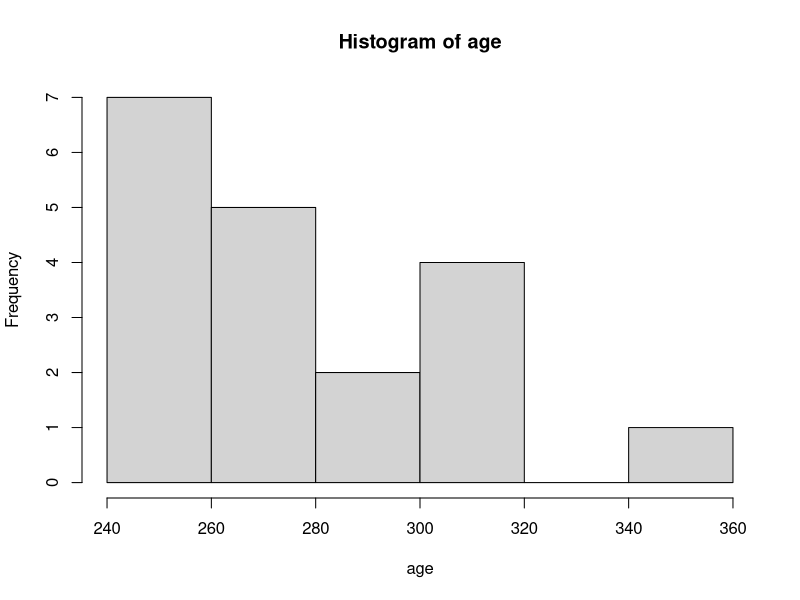
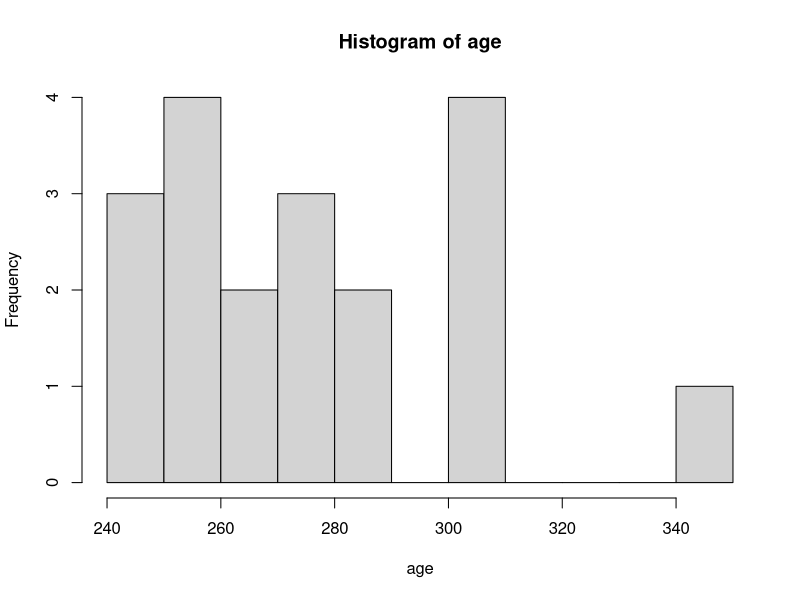
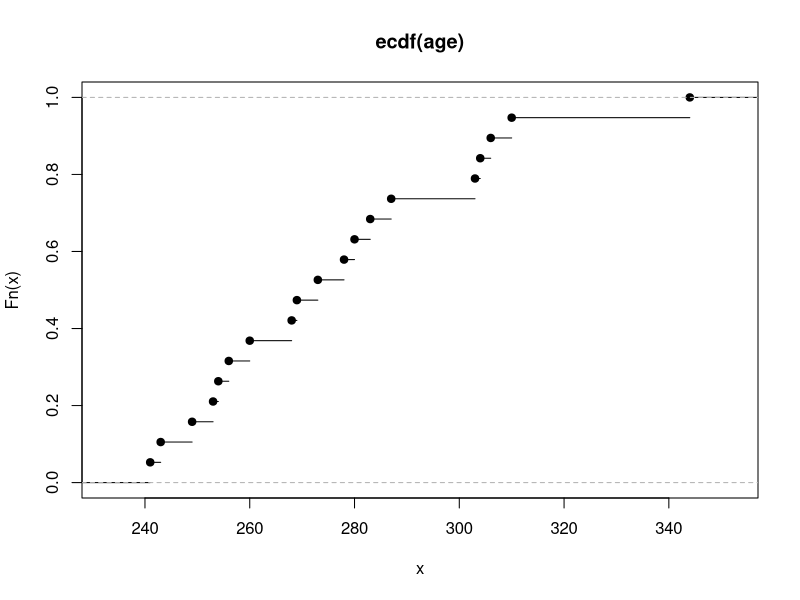
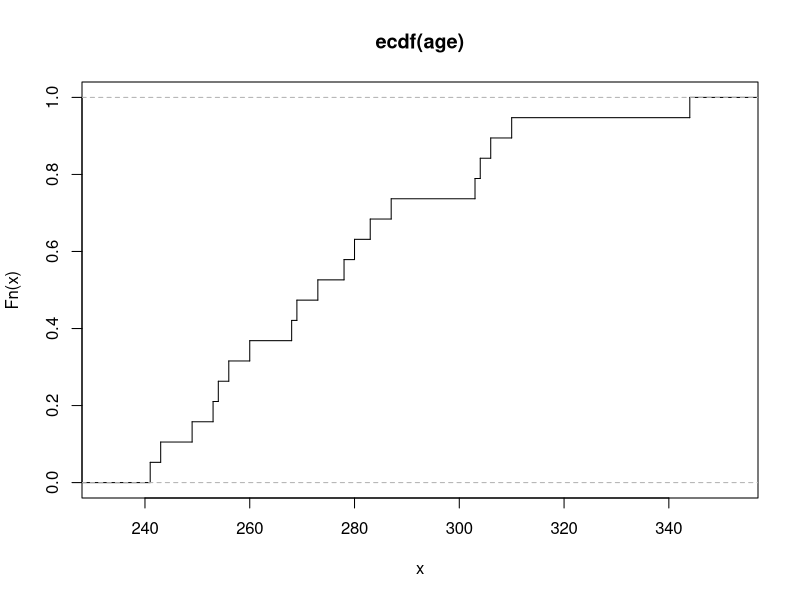
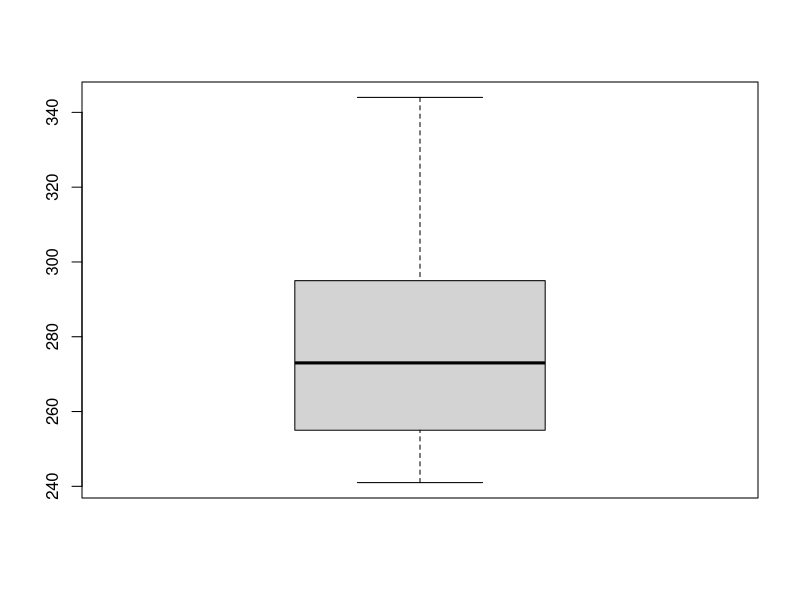

Recreate these plots in R, in order.
# Exercise 1:  one-sample t-test and confidence interval


# You may copy the commands below from the web-browser into the command-window of R (or into a R-script)
# A line that starts with # is a comment, and R will disregard such lines.
#At the lectures we looked an example with the age of mineral samples (cf. slide 3 from the lectures)
#We will in this exercise see how the computations for this examples may be done in R.
#Start by reading the data into R. This may be done by the command:

age=c(249, 254, 243, 268, 253, 269, 287, 241, 273, 306, 303, 280, 260, 256, 278, 344, 304, 283, 310)



#Compute mean, median and standard deviation:

mean(age)

median(age)

sd(age)

# Check that you get the same result as in the lectures (cf slide 3)



# Make a histogram (cf. slide 4)

hist(age)

# the argument "breaks" helps with the precision of the histogram

hist(age, breaks=10)



# Plot the empirical cumulative distribution function (cf. slide 4)

plot(ecdf(age))                                        # Basic plot

plot(ecdf(age),verticals=T, do.points=F)          # Nicer looking plot




# Compute min, first quartile, median, third quartile, and max (cf. slide 5)

quantile(age)

# You can also specify which quantiles

quantile(age, seq(0, 1, .1))




# Make a boxplot (cf. slide 5)

boxplot(age)



#We will then consider confidence intervals and hypothesis testing.
# We will illustrate direct calculations of the quantities involved as well as the use of a special R-command.



# Compute the 97.5% percentile of the t-distribution with 18 degrees of freedom:

qt(0.975,18)



# Compute lower and upper limit of the 95% confidence interval:

mean(age) - qt(0.975,18)*(sd(age)/sqrt(19))      # lower limit
mean(age) + qt(0.975,18)*(sd(age)/sqrt(19))     # upper limit



# Check that you get the same result as in the lectures (cf slide 18)



# Compute t-statistic:

tstat=(mean(age)-265)/(sd(age)/sqrt(19))       #t-statistic
tstat



# Compute P-value:

1-pt(tstat,18)


# Check that you get the same result as in the lectures (cf slide 22)
# p-value is the probability to observe a test statistic at least as extreme as the one we have, if H0 is true.



# R has readymade commands for t-tests with corresponding confidence intervals.
# Use the command "t.test" to compute the confidence interval (this gives a two-sided test):

t.test(age,mu=265)



# Use the command "t.test" to compute a one-sided test (this gives a one-sided confidence interval):

t.test(age,alternative="greater",mu=265)



# Check that you get the same results as above.




#### Exercise 1b ####

# Exercise 1b: Bootstrapping
# In this exercise we will explain bootstrapping in some more detail than the in Lecture 1.
# We will use the same data set as in Exercise 1, age of mineral samples.
# First generate one bootstrap sample by the command

# It is best to set a seed when producing pseudo-random numbers
set.seed(123)
bootsamp=sample(age,replace=T)

# Compare this sampled data with the original data by writing

sort(bootsamp)

sort(age)

# Compute the mean and median of the bootstrap sample and compare with the corresponding
# values in the original data.

mean(bootsamp)
mean(age)

median(bootsamp)
median(age)

# Draw another bootstrap sample and repeat the comparison.
# One will typically draw a large number of bootstrap samples, say 1000, calculate the
# statistic for which we want to find a confidence interval and use the 2.5 and 97.5 percentiles
# as the confidence limits. This can be done, for the mean, using the commands

bootagemean<-numeric(0)
for (i in 1:1000) bootagemean[i]<-mean(sample(age,replace=T))
sort(bootagemean)[c(25,975)]

# Compare with the results using the t-interval. Also, inspect the ten first bootstrap estimates
# of the mean by writing

bootagemean[1:10]

c(mean(age) - qt(0.975,18)*(sd(age)/sqrt(19)), mean(age) + qt(0.975,18)*(sd(age)/sqrt(19)))
sort(bootagemean)[c(25,975)]

# Increase the number of bootstrap samples to 10000 and 50000. Comment.
# Make bootstrap confidence intervals for the median.

bootagemedian <- sapply(1:1000, function(i) median(sample(age, replace=T)))
sort(bootagemedian)[c(25,975)]

